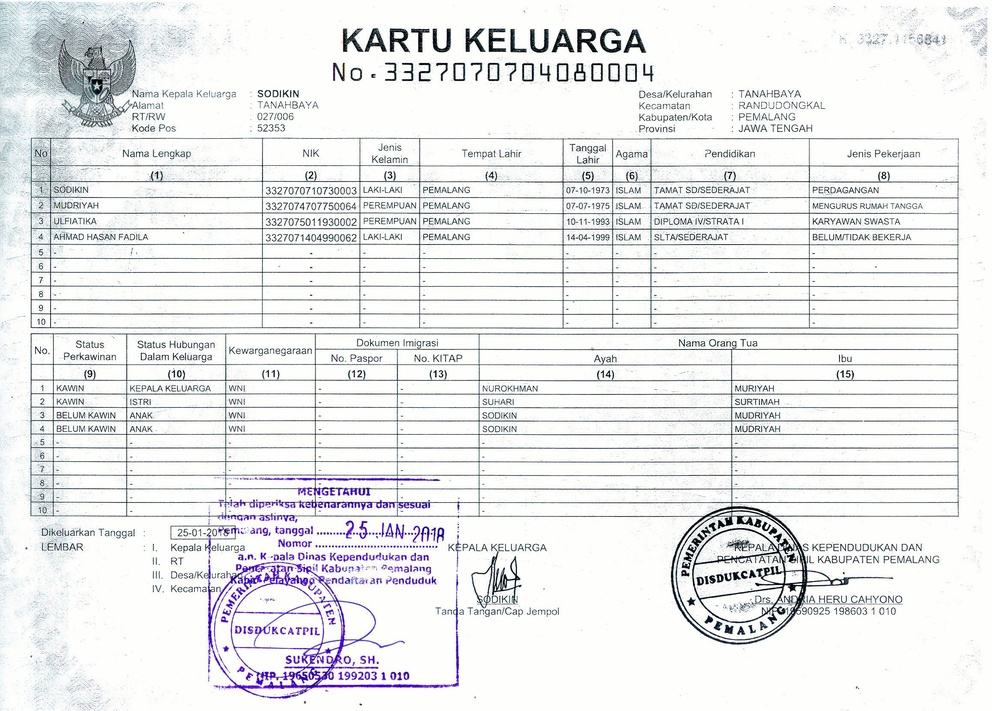
#> input picture input/best_sample_data/12.jpg, 992 x 711 px, shrunk from 2316 x 1660 before the run
$ python -i filter_helpers.py   (imports and definitions only)
#> lines starting #> are read from the running program, lines starting #| are printed output that depends on the picture
import cv2
import numpy as np


def horizontal_filter(thresh_image, kernel=(1, 1), dilate_iteration=1, horizontal_size_divider=30):
    kernel = cv2.getStructuringElement(cv2.MORPH_RECT, kernel)
    dilation = cv2.dilate(thresh_image, kernel, dilate_iteration)

    horizontal = np.copy(dilation)
    cols = horizontal.shape[1]
    horizontal_size = cols // horizontal_size_divider
    horizontalStructure = cv2.getStructuringElement(
        cv2.MORPH_RECT, (horizontal_size, 1))
    horizontal = cv2.erode(horizontal, horizontalStructure)
    horizontal = cv2.dilate(horizontal, horizontalStructure)

    return horizontal


def vertical_filter(thresh_image, kernel=(1, 1), dilate_iteration=1, vertical_size_divider=30):
    kernel = cv2.getStructuringElement(cv2.MORPH_RECT, kernel)
    dilation = cv2.dilate(thresh_image, kernel, dilate_iteration)

    vertical = np.copy(dilation)
    rows = vertical.shape[0]
    verticalsize = rows // vertical_size_divider
    verticalStructure = cv2.getStructuringElement(
        cv2.MORPH_RECT, (1, verticalsize))
    vertical = cv2.erode(vertical, verticalStructure)
    vertical = cv2.dilate(vertical, verticalStructure)

    return vertical


def find_contour(binary_image):
    cnts = cv2.findContours(binary_image, cv2.RETR_EXTERNAL,
                            cv2.CHAIN_APPROX_SIMPLE)
    cnts = cnts[0] if len(cnts) == 2 else cnts[1]

    return cnts


def sort_contours(cnts, method="left-to-right"):
    reverse = False
    i = 0
    if method == "right-to-left" or method == "bottom-to-top":
        reverse = True
    if method == "top-to-bottom" or method == "bottom-to-top":
        i = 1
    boundingBoxes = [cv2.boundingRect(c) for c in cnts]
    (cnts, boundingBoxes) = zip(*sorted(zip(cnts, boundingBoxes),
                                        key=lambda b: b[1][i], reverse=reverse))
    return (cnts, boundingBoxes)

>>> import cv2
>>> picture = cv2.imread('../input/best_sample_data/12.jpg', cv2.IMREAD_GRAYSCALE)
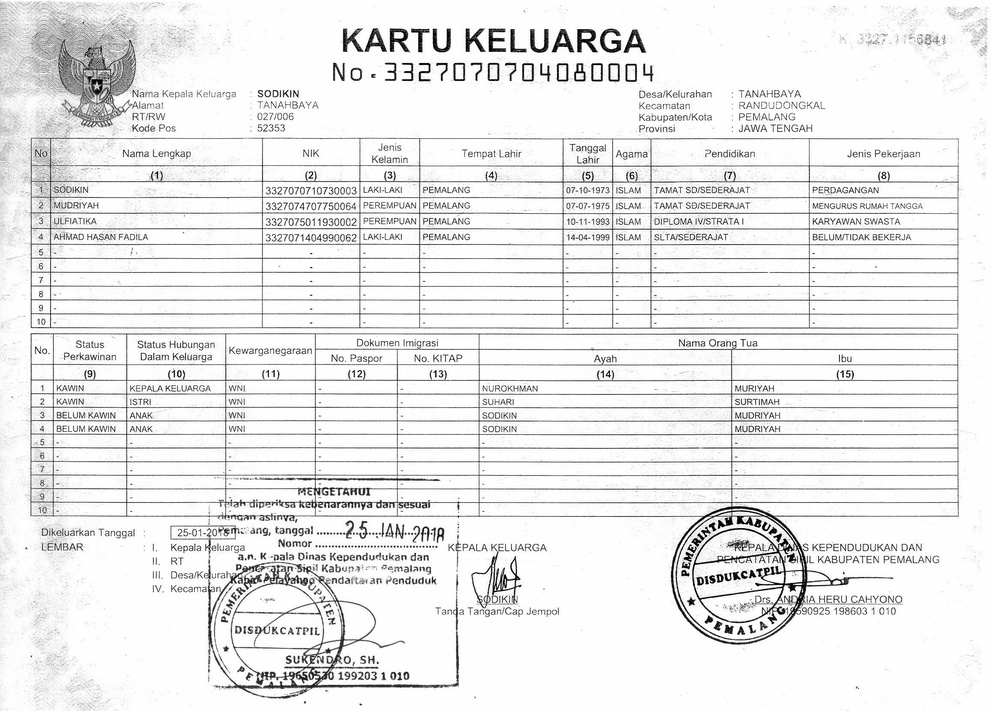
#> picture: shape (711, 992); min 0, max 255, mean 234.4
>>> result = horizontal_filter(picture)
#> in horizontal_filter, `horizontal = cv2.erode(horizontal, horizontalStructure)`:
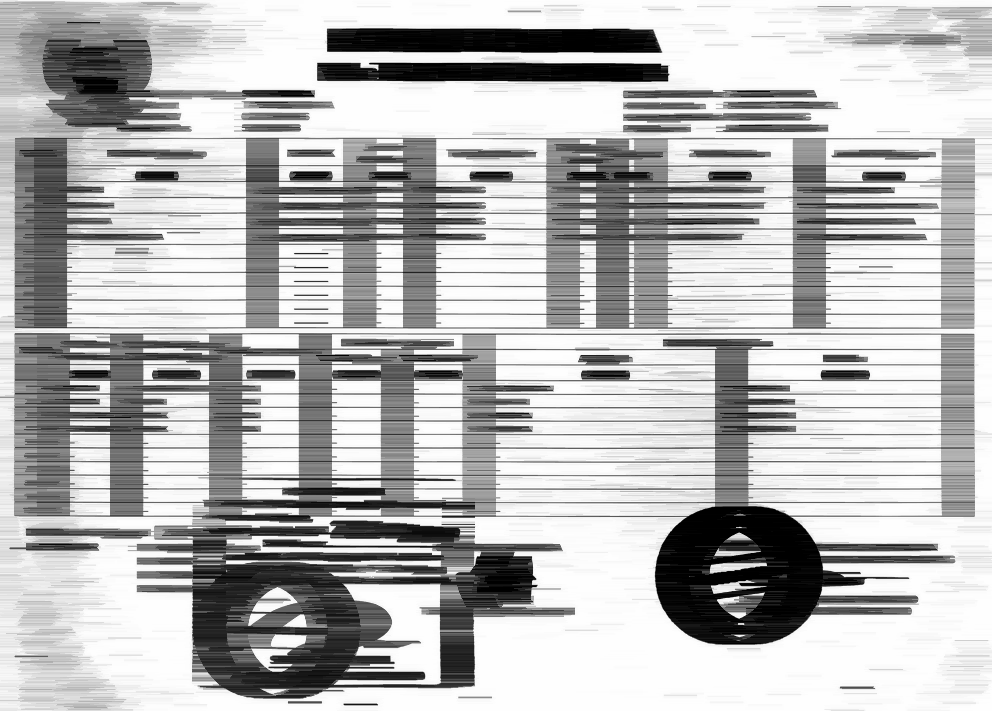
#> horizontal: shape (711, 992); min 0, max 255, mean 183.6
#> in horizontal_filter, `horizontal = cv2.dilate(horizontal, horizontalStructure)`:
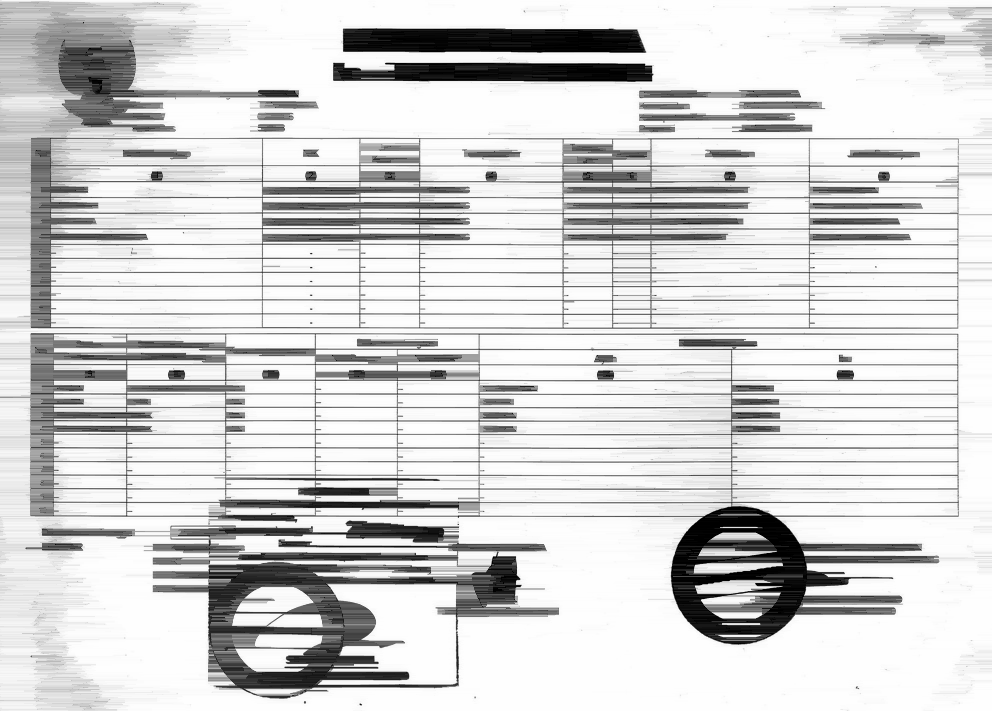
#> horizontal: shape (711, 992); min 0, max 255, mean 211.9

$ run again, on input/best_sample_data/15.jpg
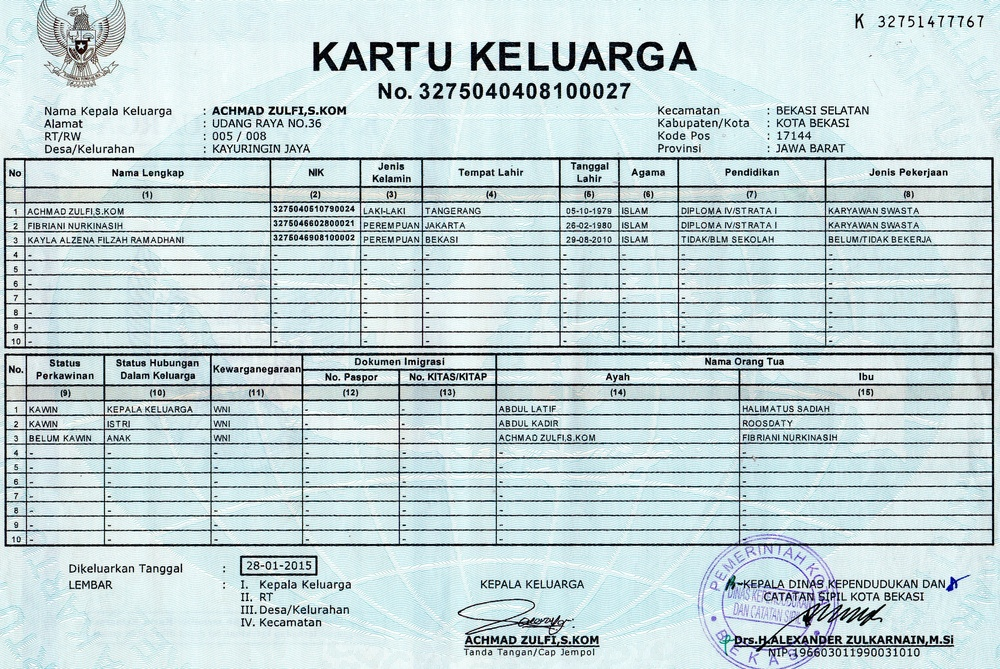
#> input picture input/best_sample_data/15.jpg, 1000 x 669 px, shrunk from 3353 x 2244 before the run
#> in horizontal_filter, `horizontal = cv2.erode(horizontal, horizontalStructure)`:
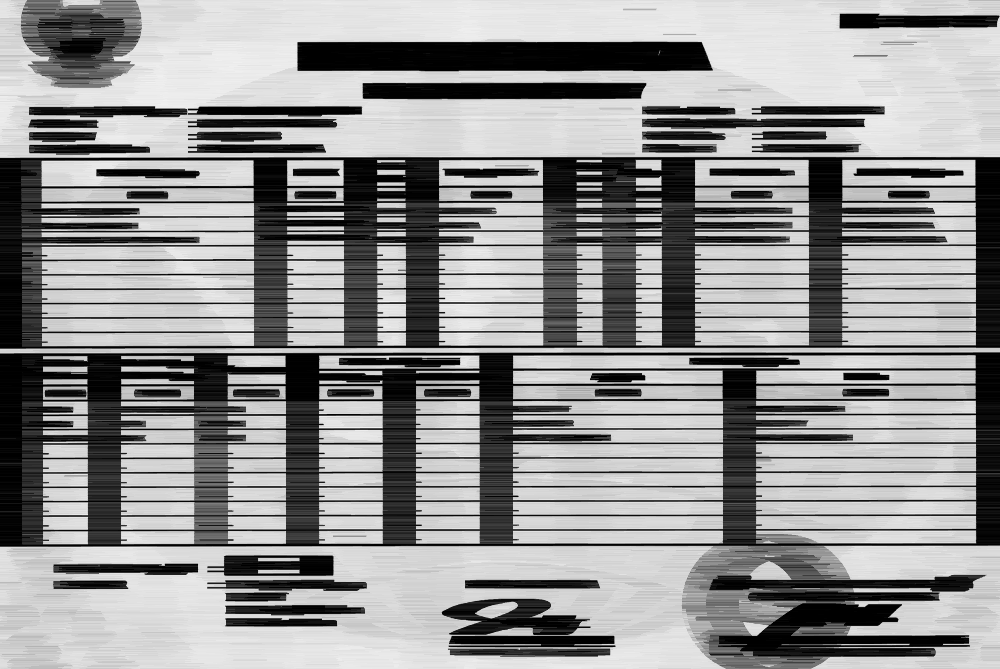
#> horizontal: shape (669, 1000); min 0, max 246, mean 145.9
#> in horizontal_filter, `horizontal = cv2.dilate(horizontal, horizontalStructure)`:
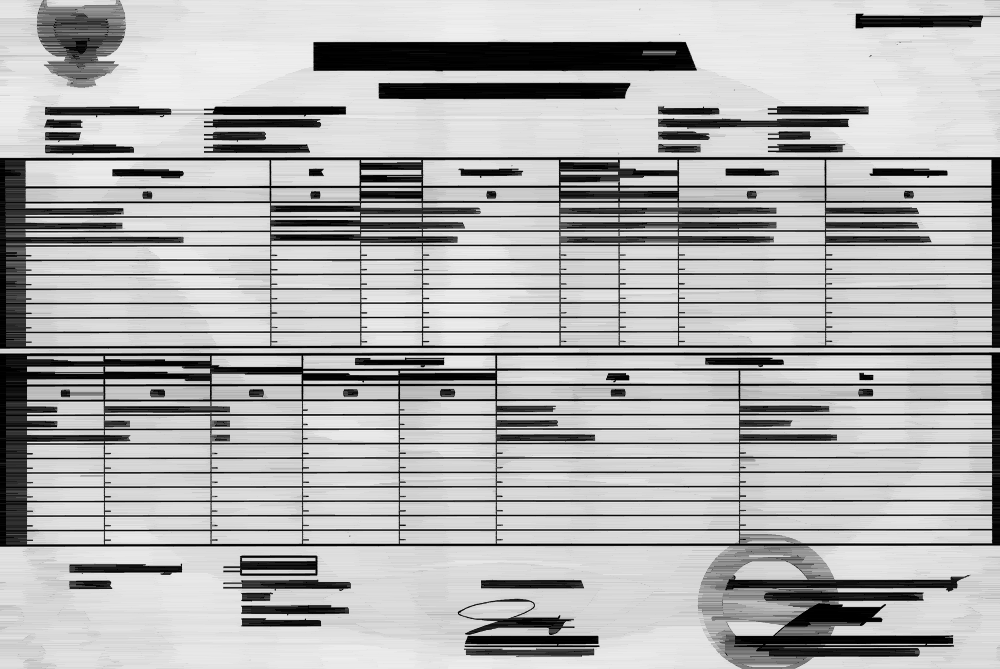
#> horizontal: shape (669, 1000); min 0, max 246, mean 176

$ run again, on input/best_sample_data/16.jpg
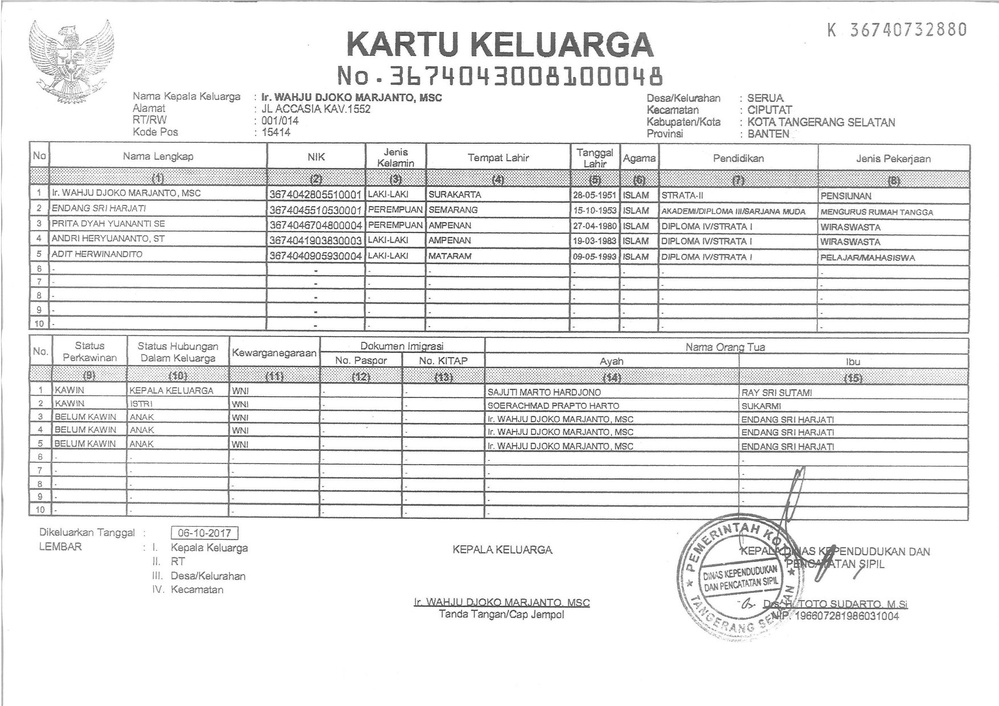
#> input picture input/best_sample_data/16.jpg, 999 x 706 px, shrunk from 1754 x 1240 before the run
#> picture is the input picture: shape (706, 999); min 41, max 255, mean 235
#> in horizontal_filter, `horizontal = cv2.erode(horizontal, horizontalStructure)`:
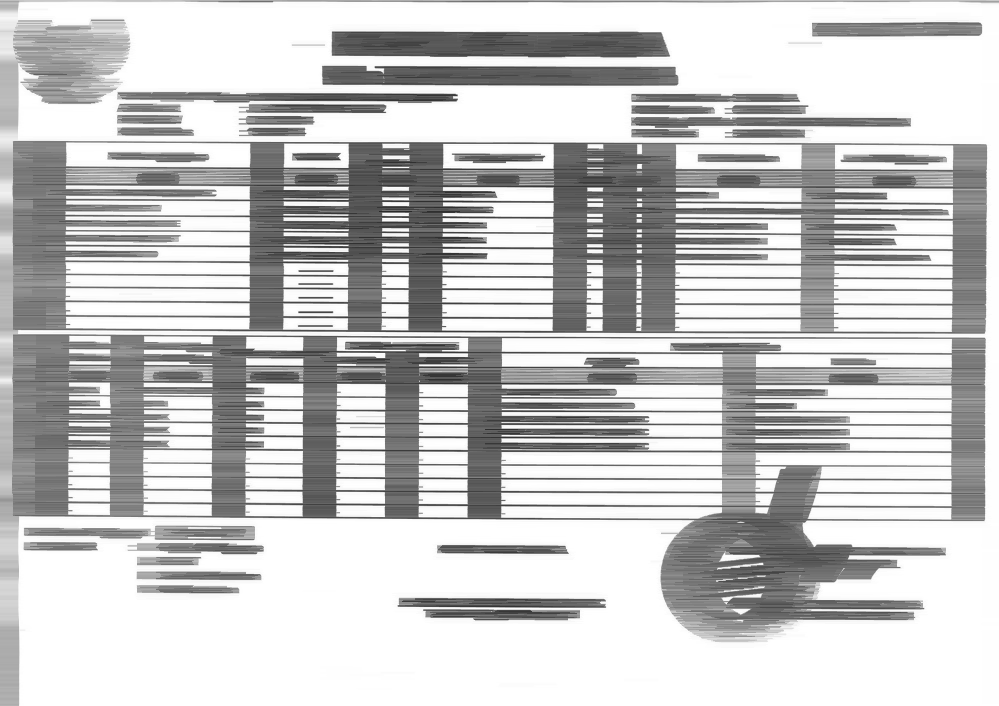
#> horizontal: shape (706, 999); min 41, max 255, mean 197.9
#> in horizontal_filter, `horizontal = cv2.dilate(horizontal, horizontalStructure)`:
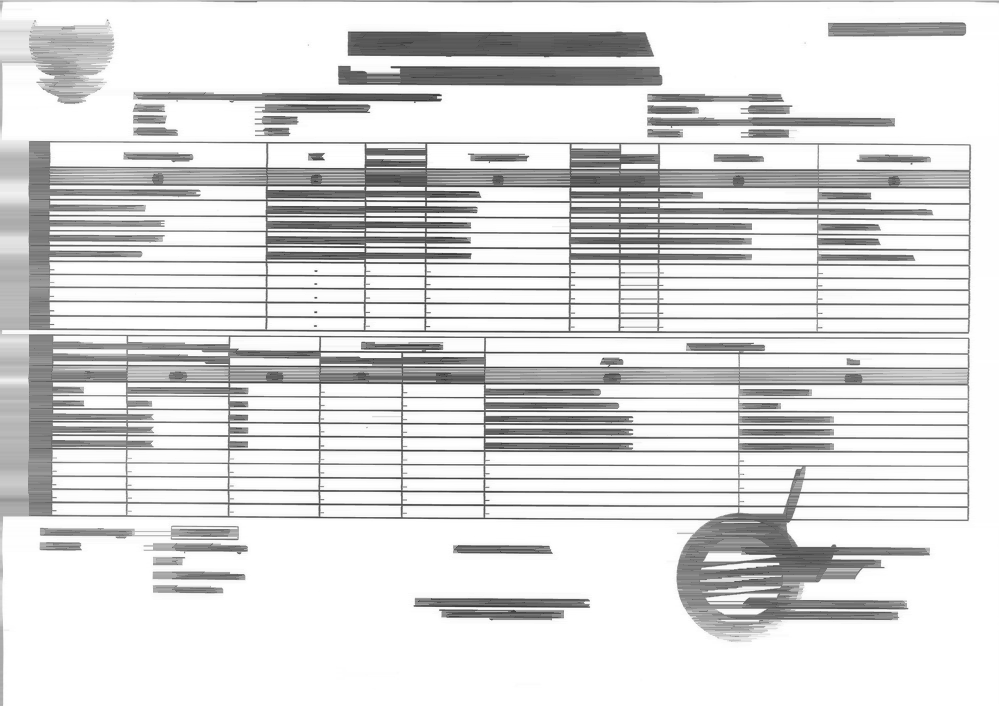
#> horizontal: shape (706, 999); min 41, max 255, mean 218.8

$ run again, on input/best_sample_data/26.jpg
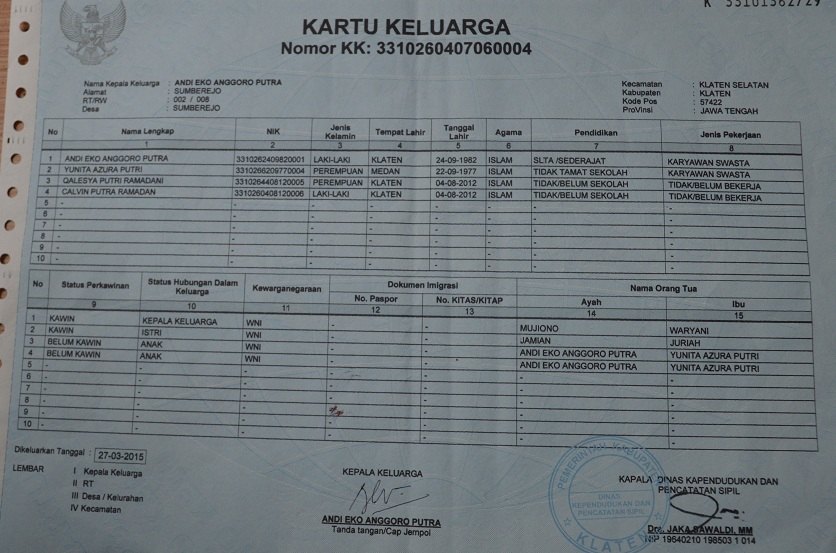
#> input picture input/best_sample_data/26.jpg, 836 x 553 px
#> in horizontal_filter, `horizontal = cv2.erode(horizontal, horizontalStructure)`:
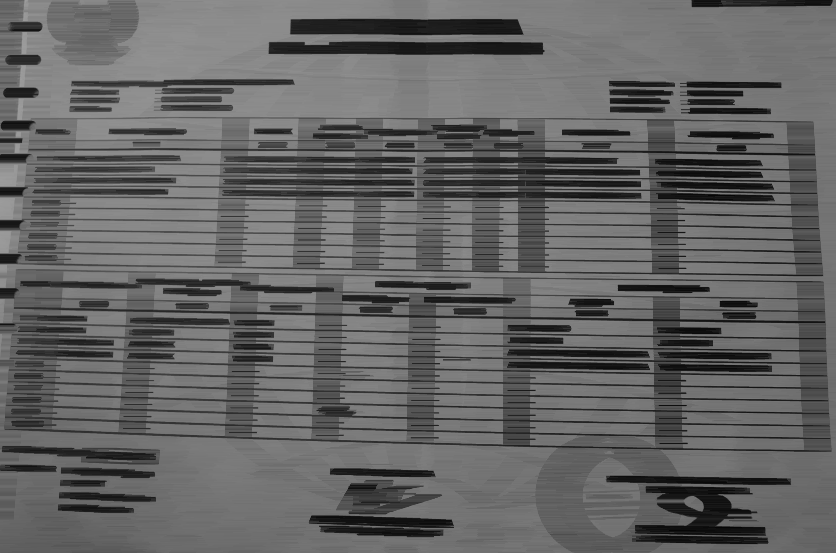
#> horizontal: shape (553, 836); min 5, max 156, mean 99.8
#> in horizontal_filter, `horizontal = cv2.dilate(horizontal, horizontalStructure)`:
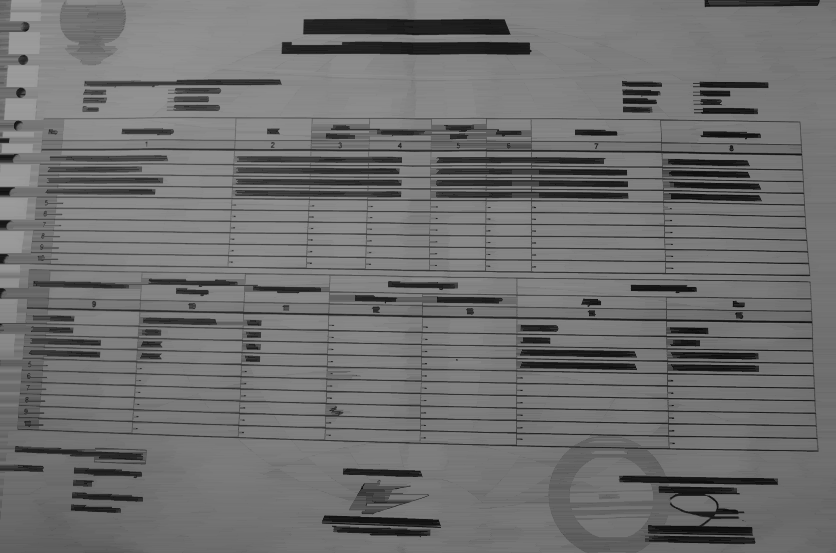
#> horizontal: shape (553, 836); min 5, max 156, mean 111
